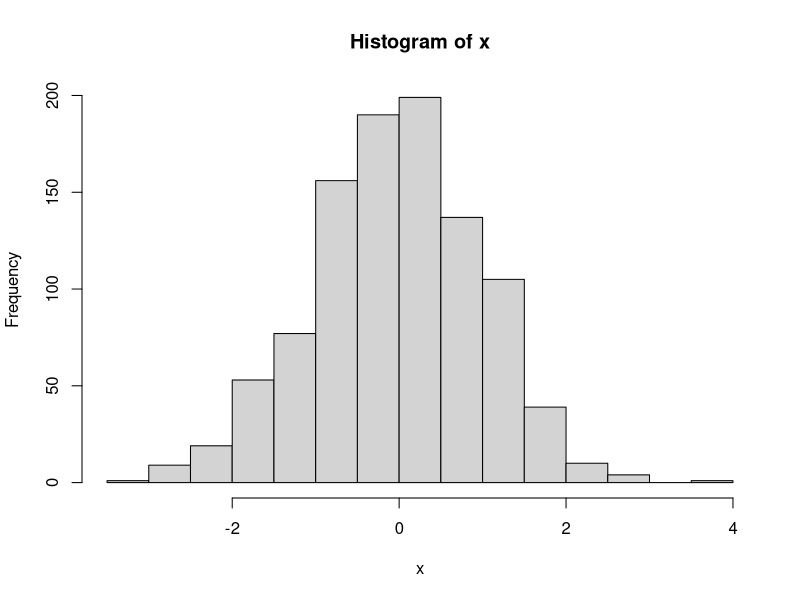
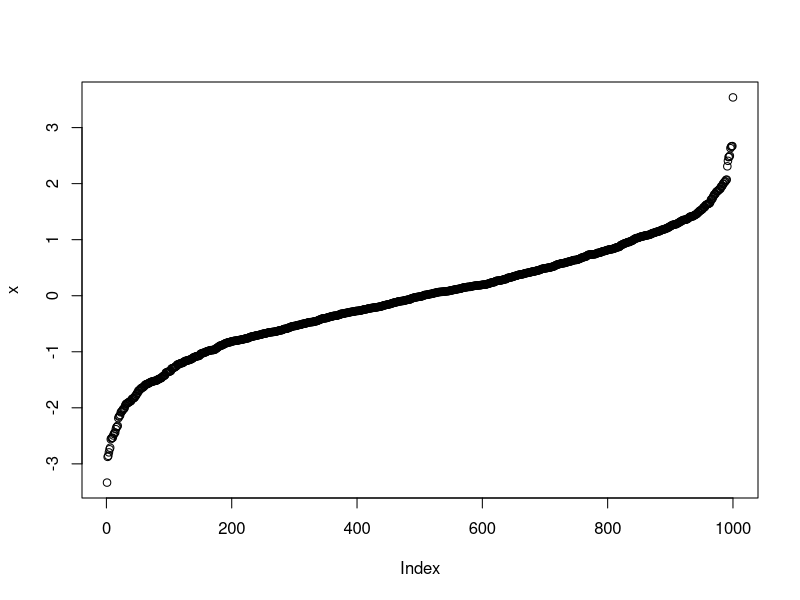
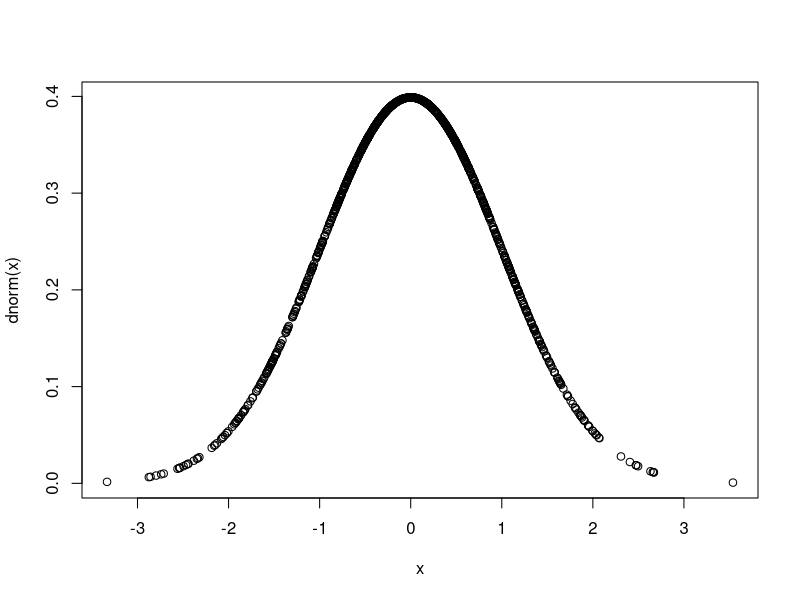
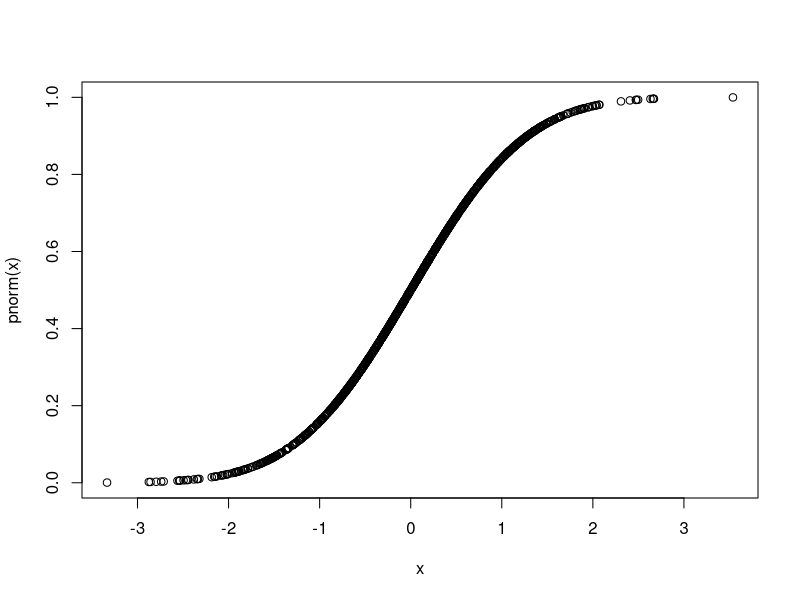
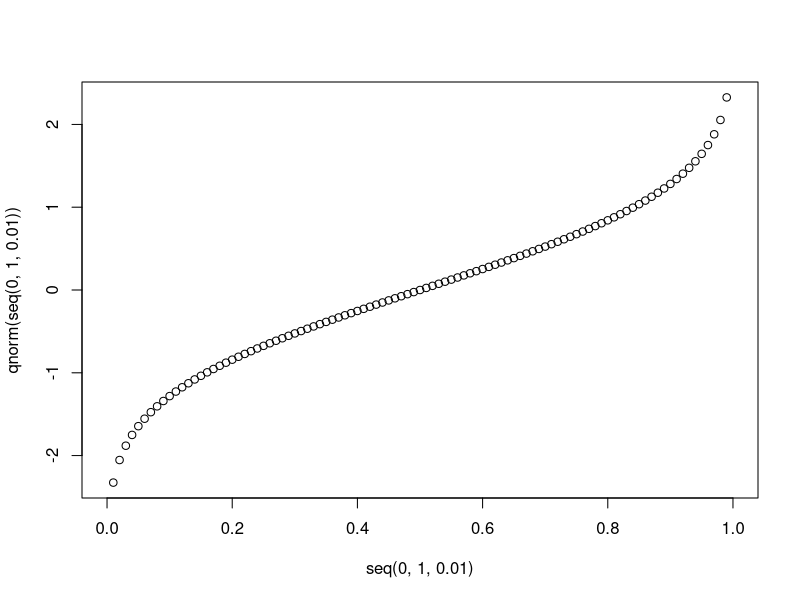

These figures' R source, in order: (Note: a time limit stopped this script after it produced the figures.)
## ---- chunk 1
x <- 2
if(x > 1){
  print(x)
}

x <- 2
if(x > 1) {
  print("you have enough!")
} else {
  print("you need more!")
}

x <- 3
if(x > 3) {
  print("you have too many!")
} else if(x < 3) {
  print("you need more!")
} else {
  print("just right!")
}

x <- c(1:10)
if(anyNA(x)) {
  number.of.NAs <- sum(is.na(x))
  print(paste("The mean (ignoring", number.of.NAs, 
              "missing values) is", mean(x, na.rm = TRUE)))
} else {
  print(paste("The mean is", mean(x)))
}

## ---- chunk 2
x <- 4
result <- ifelse(x > 3, "yay", "oh no!")
result

x <- 3
result <- ifelse(x > 3, "yay", ifelse(x < 3, "oh no!", "well, okay"))
result

## ---- chunk 3
mydf <- data.frame(x = rnorm(n = 1000000, mean = 2, sd = 1), group = rep(1:1000, each = 1000))

rep(1:3, 3)
rep(1:3, each = 3)
rep(1:3, each = 3, 2)

this.vector <- mydf[mydf$group == 1, "x"]
my.answer1 <- mean(this.vector)
this.vector <- mydf[mydf$group == 2, "x"]
my.answer2 <- mean(this.vector)
this.vector <- mydf[mydf$group == 3, "x"]
my.answer3 <- mean(this.vector)

# MAKE IT A LOOP

for(my.counter in 1:10) {
  print(my.counter * 2)  
}

for(i in c(9, 4, 25)) {
  print(i * 2)  
}

for(this.name in c("Ally", "Bob", "Carol")) {
  print(this.name)
}

# Won't work, because loop needs "my.answer" to exist
rm(my.answer)
my.answer <- vector()
for(this.group in c(1, 2, 3)) {
  this.vector <-  mydf$x[mydf$group == this.group]
  my.answer[this.group] <- mean(this.vector)  # subset of my.answer not available because my.answer doesn't exist
}
my.answer

# Will work, but may get very slow
my.answer <- NA
system.time(
for(this.group in 1:1000) {
  this.vector <-  mydf[mydf$group == this.group, "x"]
  my.answer[this.group] <- mean(this.vector)
})
length(my.answer)

# BEST PRACTICE: pre-create the "results" object, with the proper size,
#                to be "filled in" by the loop
my.groups <- 1:1000

my.answer <- vector(length = length(my.groups))

system.time(for(this.counter in 1:length(my.groups)) {
  this.group <- my.groups[this.counter]
  this.vector <- mydf[mydf$group == this.group, "x"]
  my.answer[this.counter] <- mean(this.vector)
})
length(my.answer)
mean(my.answer)

## ---- chunk 4
?rnorm

x <- sort(rnorm(1000))
summary(x)
sd(x)
hist(x)
plot(x)
plot(dnorm(x) ~ x)
plot(pnorm(x) ~ x)
plot(qnorm(seq(0, 1, .01)) ~ seq(0, 1, .01))

y <- rnorm(1000, mean = 1, sd = 2)
summary(y)
sd(y)

library(MASS)

cor.table <- matrix(c(1, .2, .2, 1), nrow = 2)
cor.table
some.data <- mvrnorm(n = 10, mu = c(1, 2), Sigma = cor.table, empirical = FALSE)
some.data
cor(some.data[, 1], some.data[, 2])
as.data.frame(some.data)
## ---- chunk 5
mu.sigmas <- data.frame(mean1 = c(0, 0.1, -0.1, -0.3, 0.25), mean2 = c(0.2, 0.0, 0.3, -0.15, -0.1), corr = c(.2, .4, .1, .35, -0.3))
mu.sigmas

data.sets <- list()
length(data.sets) <- 5
for(i in 1:5) {
  data.sets[[i]] <- as.data.frame(mvrnorm(n = 1000, mu = c(mu.sigmas[i, "mean1"], mu.sigmas[i, "mean2"]), Sigma = matrix(c(1, mu.sigmas[i, "corr"], mu.sigmas[i, "corr"], 1), ncol = 2)))
  data.sets[[i]]$set <- i
  write.csv(data.sets[[i]], file = paste("sampledata", i, ".csv", sep = ""), row.names = FALSE)
}

str(data.sets)
library(dplyr)
all.data.sets <- bind_rows(data.sets, .id = "setID")
xtabs(~ set + setID, all.data.sets)

a1 <- 1
a2 <- 55
a3 <- 43
a4 <- 1001

for(this.var in paste("a", 1:4, sep = "")) {
  print(get(this.var) * 2)
}


## ---- chunk 6
# set up the parameters of the simulation
n.sim <- 10000
sample.n <- 100
correlation <- .2

cortable <- matrix(c(1, correlation, correlation, 1), ncol = 2)
# "pre-allocate" the results table
results <- data.frame(iteration = 1:n.sim, p = NA)

for(counter in 1:n.sim) {
  this.data <- as.data.frame(mvrnorm(sample.n, mu = c(0, 0), Sigma = cortable))
  this.cortest <- cor.test(this.data$V1, this.data$V2)
  results[counter, "p"] <- this.cortest$p.value
  if(counter %% 500 == 0) {
    print(paste("finished simulation #", counter))
  }
}
head(results)
results$sig <- ifelse(results$p < .05, TRUE, FALSE)
head(results)
sum(results$sig)/nrow(results)



# set up the parameters of the simulation
n.sim <- 10000
sample.ns <- 100:200
correlation <- .2

power.analysis.results <- data.frame(sample.size = sample.ns, power = NA)

for(this.sample in sample.ns) {
  cortable <- matrix(c(1, correlation, correlation, 1), ncol = 2)
  # "pre-allocate" the results table
  results <- data.frame(iteration = 1:n.sim, p = NA)
  
  for(counter in 1:n.sim) {
    this.data <- as.data.frame(mvrnorm(this.sample, mu = c(0, 0), Sigma = cortable))
    this.cortest <- cor.test(this.data$V1, this.data$V2)
    results[counter, "p"] <- this.cortest$p.value
    if(counter %% 500 == 0) {
      print(paste("finished simulation #", counter))
    }
  }
  #head(results)
  results$sig <- ifelse(results$p < .05, TRUE, FALSE)
  #head(results)
  power.analysis.results[power.analysis.results$sample.size == this.sample, "power"] <-   sum(results$sig)/nrow(results)

}

head(power.analysis.results)

power.threshold <- .9

min.sample <- min(power.analysis.results$sample.size[power.analysis.results$power >= power.threshold])
ggplot(power.analysis.results, aes(sample.size, power)) + geom_line() + 
  geom_smooth(se = FALSE, method = "loess") + 
  geom_hline(yintercept = max(power.analysis.results$power), color = "red") +
  annotate("text", x = min(power.analysis.results$sample.size) + (max(power.analysis.results$sample.size) - min(power.analysis.results$sample.size))/2, y = 1.02, label = paste("max power in these simulations:", max(power.analysis.results$power))) +
  geom_hline(yintercept = power.threshold, color = "red", linetype = 2) + 
  annotate("text", x = min(power.analysis.results$sample.size) + (max(power.analysis.results$sample.size) - min(power.analysis.results$sample.size))/2, y = power.threshold + .02, label = paste("sample needed for", power.threshold, " power:", min.sample))
    
